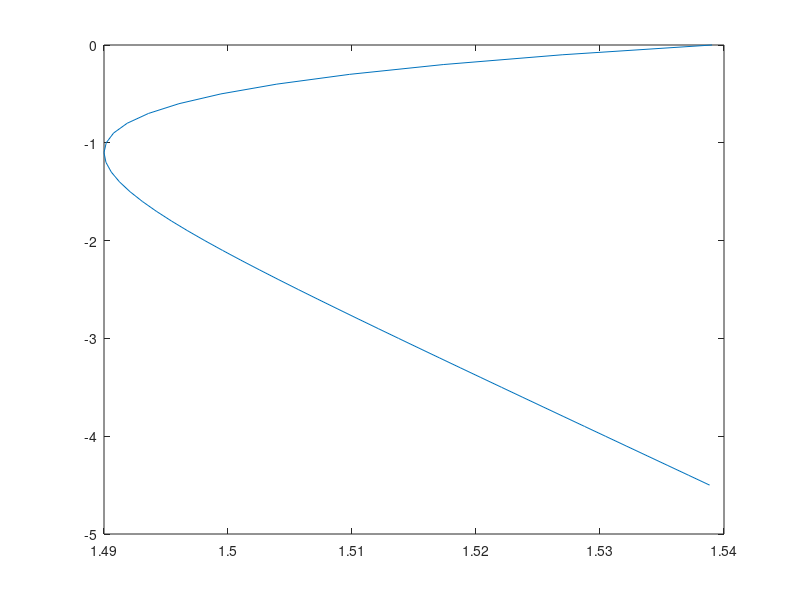

The MATLAB source for this figure:

% canonical profile

z = -4.5:0.1:0;
cax = 1.49;
zax = -1.1;
eta = 2*(z-zax)/1;

cz = cax*(1+(0.0113/2)*(exp(eta)-eta-1));

figure; plot(cz,z); %set(gca, 'YDir', 'reverse')